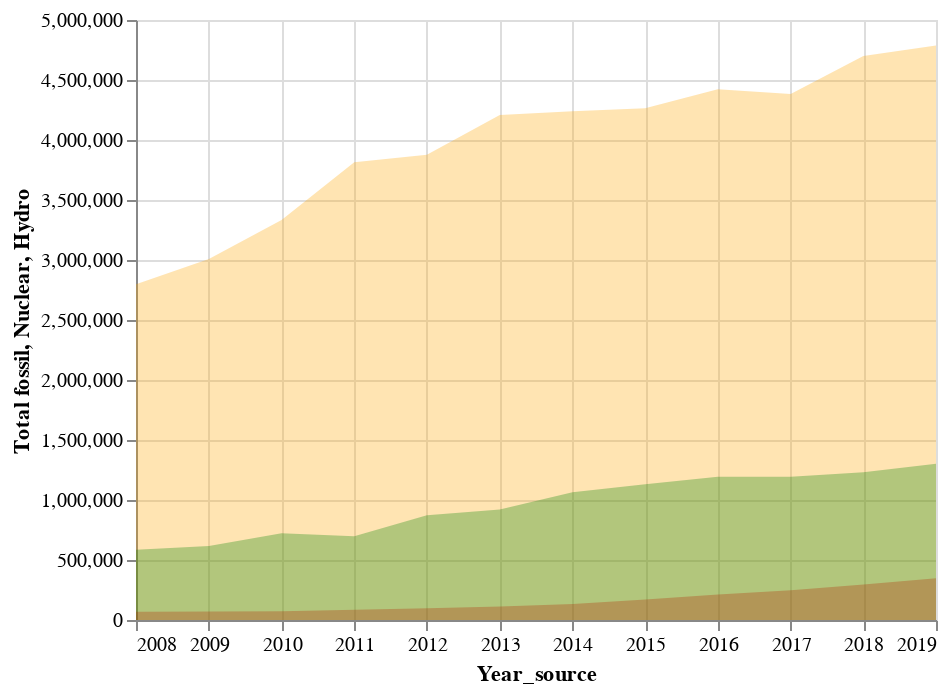

Notebook cell for this chart:
### Markdown cell above
### Chart: Electricity Production By Source (2008-2019)

### Code cell
base_3figure = alt.Chart(df_3new).encode(x="Year_source")
alt.layer(
    base_3figure.mark_area(opacity=0.3, color="orange").encode(y="Total fossil:Q"),
    base_3figure.mark_area(opacity=0.3, color="red").encode(y="Nuclear:Q"),
    base_3figure.mark_area(opacity=0.3, color="green").encode(y="Hydro:Q"),
)

### Figure 1 — Vega-Lite specification as saved in the notebook (floating-point values rounded to 4 significant figures)
{"config": {"view": {"continuousWidth": 400, "continuousHeight": 300}}, "layer": [{"mark": {"type": "area", "color": "orange", "opacity": 0.3}, "encoding": {"x": {"type": "temporal", "field": "Year_source"}, "y": {"type": "quantitative", "field": "Total fossil"}}}, {"mark": {"type": "area", "color": "red", "opacity": 0.3}, "encoding": {"x": {"type": "temporal", "field": "Year_source"}, "y": {"type": "quantitative", "field": "Nuclear"}}}, {"mark": {"type": "area", "color": "green", "opacity": 0.3}, "encoding": {"x": {"type": "temporal", "field": "Year_source"}, "y": {"type": "quantitative", "field": "Hydro"}}}], "data": {"name": "data-60aa911a71276efc71ebaa3993545490"}, "$schema": "https://vega.github.io/schema/vega-lite/v4.8.1.json", "datasets": {"data-60aa911a71276efc71ebaa3993545490": [{"Year_source": "2008-01-01T00:00:00", "Total fossil": 2798586, "Nuclear": 68394, "Hydro": 585187}, {"Year_source": "2009-01-01T00:00:00", "Total fossil": 3008176, "Nuclear": 70134, "Hydro": 615640}, {"Year_source": "2010-01-01T00:00:00", "Total fossil": 3332672, "Nuclear": 73880, "Hydro": 722172}, {"Year_source": "2011-01-01T00:00:00", "Total fossil": 3815123, "Nuclear": 86350, "Hydro": 698945}, {"Year_source": "2012-01-01T00:00:00", "Total fossil": 3877406, "Nuclear": 97394, "Hydro": 872107}, {"Year_source": "2013-01-01T00:00:00", "Total fossil": 4207932, "Nuclear": 111613, "Hydro": 920291}, {"Year_source": "2014-01-01T00:00:00", "Total fossil": 4239237, "Nuclear": 132538, "Hydro": 1064337}, {"Year_source": "2015-01-01T00:00:00", "Total fossil": 4264019, "Nuclear": 170789, "Hydro": 1130270}, {"Year_source": "2016-01-01T00:00:00", "Total fossil": 4422641, "Nuclear": 213287, "Hydro": 1193374}, {"Year_source": "2017-01-01T00:00:00", "Total fossil": 4384100, "Nuclear": 248100, "Hydro": 1194700}, {"Year_source": "2018-01-01T00:00:00", "Total fossil": 4699900, "Nuclear": 295000, "Hydro": 1232100}, {"Year_source": "2019-01-01T00:00:00", "Total fossil": 4787600, "Nuclear": 348700, "Hydro": 1302100}]}}
